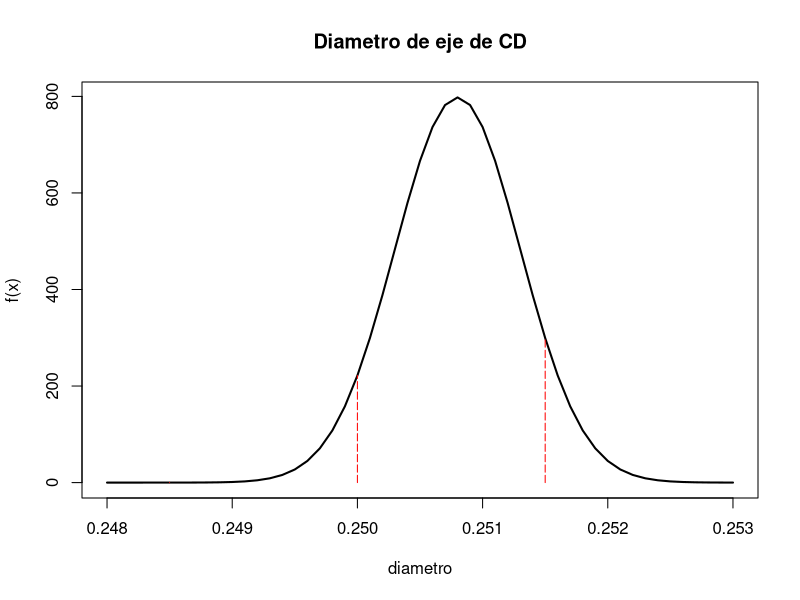

Write R code to recreate this figure.
# El diámetro del eje de una unidad de almacenamiento óptico tiene una distribución normal con
# media 0,2508 pulgadas y desviación estándar de 0,0005 pulgadas. Las especificaciones del
# diámetro del eje son 0,2500  0,0015 pulgadas. ¿Qué proporción de ejes cumplen con este
# requisito?

mu = 0.2508
sigma = 0.0005

# Grafico
x = seq(.248, .253, 0.0001)
y = dnorm(x, mu, sigma)
plot(x, y, type='l', lwd=2, main='Diametro de eje de CD', ylab='f(x)', xlab='diametro')

# Marca de las especificaciones
lines(0.25, dnorm(0.25, mu, sigma),type='h', lty=5, col='red')
lines(0.2485, dnorm(0.2485, mu, sigma),type='h', lty=5, col='red')
lines(0.2515, dnorm(0.2515, mu, sigma),type='h', lty=5, col='red')


# Probabilidad de que caiga dentro del intervalo de la esp.
prob_cumple_especificaciones = pnorm(.2515, mu, sigma) - pnorm(.2485, mu, sigma)
print(paste('P( 0.2485 < X < 0.2515 ) = ', prob_cumple_especificaciones))
